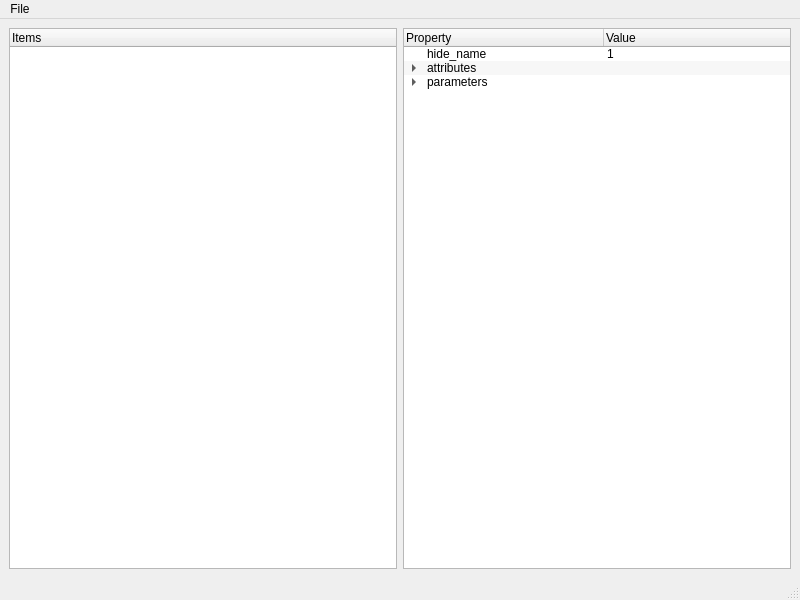
<?xml version="1.0" encoding="UTF-8"?>
<ui version="4.0">
 <class>MainWindow</class>
 <widget class="QMainWindow" name="MainWindow">
  <property name="geometry">
   <rect>
    <x>0</x>
    <y>0</y>
    <width>800</width>
    <height>600</height>
   </rect>
  </property>
  <property name="windowTitle">
   <string>Netlist Hierarchy Viewer</string>
  </property>
  <widget class="QWidget" name="centralwidget">
   <layout class="QHBoxLayout" name="horizontalLayout">
    <item>
     <layout class="QVBoxLayout" name="verticalLayout">
      <item>
       <widget class="QTreeWidget" name="treeWidget">
        <property name="showDropIndicator" stdset="0">
         <bool>false</bool>
        </property>
        <property name="indentation">
         <number>10</number>
        </property>
        <property name="animated">
         <bool>false</bool>
        </property>
        <column>
         <property name="text">
          <string>Items</string>
         </property>
        </column>
       </widget>
      </item>
     </layout>
    </item>
    <item>
     <widget class="QTreeWidget" name="propertyTree">
      <property name="editTriggers">
       <set>QAbstractItemView::NoEditTriggers</set>
      </property>
      <property name="alternatingRowColors">
       <bool>true</bool>
      </property>
      <attribute name="headerDefaultSectionSize">
       <number>200</number>
      </attribute>
      <column>
       <property name="text">
        <string>Property</string>
       </property>
      </column>
      <column>
       <property name="text">
        <string>Value</string>
       </property>
      </column>
      <item>
       <property name="text">
        <string>hide_name</string>
       </property>
       <property name="text">
        <string>1</string>
       </property>
      </item>
      <item>
       <property name="text">
        <string>attributes</string>
       </property>
       <item>
        <property name="text">
         <string>src</string>
        </property>
        <property name="text">
         <string>input.v:17</string>
        </property>
       </item>
      </item>
      <item>
       <property name="text">
        <string>parameters</string>
       </property>
       <property name="text">
        <string/>
       </property>
       <item>
        <property name="text">
         <string>A_SIGNED</string>
        </property>
        <property name="text">
         <string>1</string>
        </property>
       </item>
       <item>
        <property name="text">
         <string>A_WIDTH</string>
        </property>
        <property name="text">
         <string>9</string>
        </property>
       </item>
      </item>
     </widget>
    </item>
   </layout>
  </widget>
  <widget class="QMenuBar" name="menubar">
   <property name="geometry">
    <rect>
     <x>0</x>
     <y>0</y>
     <width>800</width>
     <height>22</height>
    </rect>
   </property>
   <widget class="QMenu" name="menuFile">
    <property name="title">
     <string>File</string>
    </property>
    <addaction name="actionOpen"/>
   </widget>
   <addaction name="menuFile"/>
  </widget>
  <widget class="QStatusBar" name="statusbar"/>
  <action name="actionOpen">
   <property name="text">
    <string>Open...</string>
   </property>
   <property name="shortcut">
    <string>Ctrl+O</string>
   </property>
   <property name="shortcutVisibleInContextMenu">
    <bool>true</bool>
   </property>
  </action>
  <action name="resource_tree_map_btn">
   <property name="text">
    <string>Resource Tree Map</string>
   </property>
  </action>
 </widget>
 <resources/>
 <connections/>
</ui>
